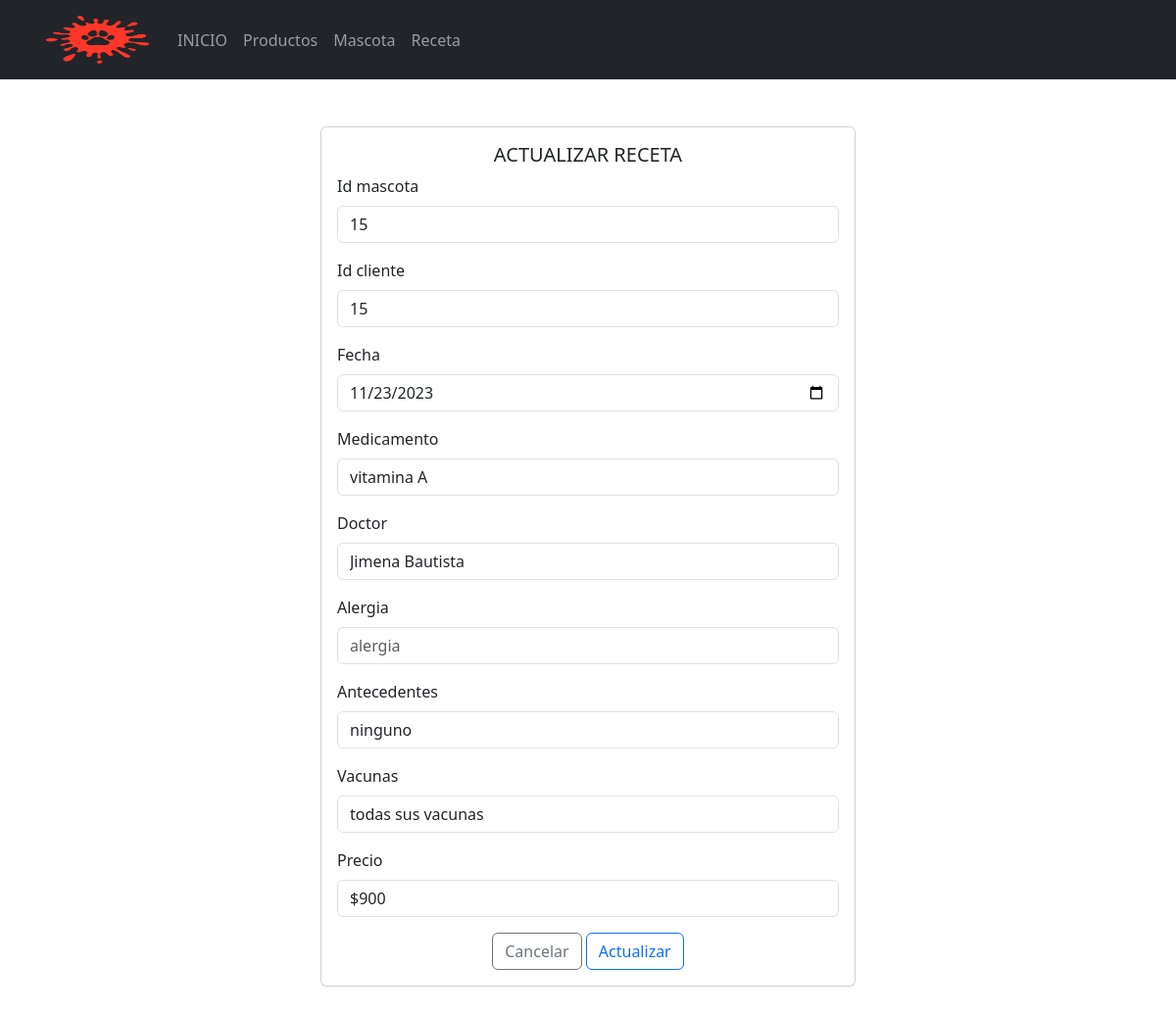
Page /Formularios/receta/actualizar.php?Id=10 on the committed database.
### tables this page shows
CREATE TABLE `receta` (
  `idreceta` int(10) NOT NULL,
  `idmascota` int(10) NOT NULL,
  `idcliente` int(10) NOT NULL DEFAULT '1',
  `fecha` date NOT NULL,
  `medicamento` varchar(100) NOT NULL,
  `doctor` varchar(100) NOT NULL,
  `alergias` varchar(100) NOT NULL,
  `antecedentes` varchar(100) NOT NULL,
  `vacunas` varchar(100) NOT NULL,
  `precio` varchar(100) NOT NULL
);

### Formularios/receta/actualizar.php (the view, shortened to what this page needs)
<!doctype html>
<html lang="es">
<head>
    <link rel="stylesheet" href="<?php echo base_url; ?>css/bootstrap.min.css">
<body>
    <header>
        <nav class="navbar navbar-expand-lg bg-dark" data-bs-theme="dark">
            <div class="container">
                <a class="navbar-brand" href="<?php echo base_url; ?>">
                    <img src="<?php echo base_url; ?>img/logo.png" alt="logo" height="55" width="115">
                </a>
                <div class="collapse navbar-collapse" id="mi-menu">
                    <ul class="navbar-nav">
                        <li class="nav-item">
                            <a class="nav-link" href="<?php echo base_url; ?>">INICIO</a>
                        </li>
                        <li class="nav-item">
                            <a class="nav-link" href="<?php echo base_url; ?>Formularios/productos/index.php">Productos</a>
                        </li>
                        <li class="nav-item">
                            <a class="nav-link" href="<?php echo base_url; ?>Formularios/mascota/index.php">Mascota</a>
                        </li>
                        <li class="nav-item">
                            <a class="nav-link" href="<?php echo base_url; ?>Formularios/receta/index.php">Receta</a>
                        </li>
                    </ul>
                </div>
            </div>
        </nav>
    </header>
    <div class="container mt-5 mb-5">
        <div class="row justify-content-center">
            <div class="col-md-6">
                <div class="card">
                    <div class="card-body">
                        <h5 class="card-title text-center">ACTUALIZAR RECETA</h5>
                        <form action="<?php echo base_url; ?>CRUDR/editarDatos.php" method="post">
                            <?php
                            include_once("../../config/conexion.php");
                            $sql = "SELECT * FROM receta WHERE idreceta =" . $_REQUEST['Id'];
                            $resultado = $conexion->query($sql);
                            $row = $resultado->fetch_assoc();
                            ?>
                            <div class="mb-3">
                                <label for="idmascota" class="form-label">Id mascota</label>
                                <input type="text" class="form-control" id="idmascota" name="idmascota" placeholder="id de mascota" value="<?php echo $row['idmascota'] ?>">
                            </div>
                            <div class="mb-3">
                                <label for="idcliente" class="form-label">Id cliente</label>
                                <input type="text" class="form-control" id="idcliente" name="idcliente" placeholder="id del cliente" value="<?php echo $row['idcliente'] ?>">
                            </div>
                            <div class="mb-3">
                                <label for="fecha" class="form-label">Fecha</label>
                                <input type="date" class="form-control" id="fehca" name="fecha" placeholder="Fecha" value="<?php echo $row['fecha'] ?>">
                            </div>
                            <div class="mb-3">
                                <label for="medicamento" class="form-label">Medicamento</label>
                                <input type="text" class="form-control" id="medicamento" name="medicamento" placeholder="medicamento" value="<?php echo $row['medicamento'] ?>">
                            </div>
                            <div class="mb-3">
                                <label for="doctor" class="form-label">Doctor</label>
                                <input type="text" class="form-control" id="doctor" name="doctor" placeholder="Doctor" value="<?php echo $row['doctor'] ?>">
                            </div>
                            <div class="mb-3">
                                <label for="alergia" class="form-label">Alergia</label>
                                <input type="text" class="form-control" id="alergia" name="alergia" placeholder="alergia" value="<?php echo $row['alergia'] ?>">
                            </div>
                            <div class="mb-3">
                                <label for="antecedentes" class="form-label">Antecedentes</label>
                                <input type="text" class="form-control" id="antecedentes" name="antecedentes" placeholder="Antecedentes" value="<?php echo $row['antecedentes'] ?>">
                            </div>
                            <div class="mb-3">
                                <label for="vacunas" class="form-label">Vacunas</label>
                                <input type="text" class="form-control" id="vacunas" name="vacunas" placeholder="Vacunas" value="<?php echo $row['vacunas'] ?>">
                            </div>
                            <div class="mb-3">
                                <label for="precio" class="form-label">Precio</label>
                                <input type="text" class="form-control" id="precio" name="precio" placeholder="Precio" value="<?php echo $row['precio'] ?>">
                            </div>
                            <div class="text-center">
                                <a href="../productos/index.php" type="submit" class="btn btn-outline-secondary">Cancelar</a>
                                <button type="submit" class="btn btn-outline-primary">Actualizar</button>
                            </div>
                        </form>
                    </div>
                </div>
            </div>
        </div>
    </div>
</body>
</html>

### rows in the picture
receta: idmascota "15", idcliente "15", fecha "11/23/2023", medicamento "vitamina A", doctor "Jimena Bautista", antecedentes "ninguno", vacunas "todas sus vacunas", precio "$900"
